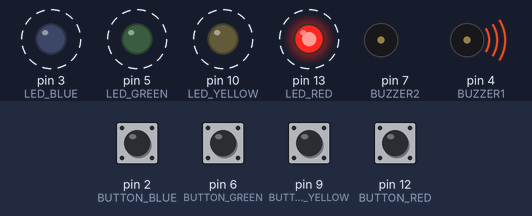
Recording of a sketch running on a simulated Arduino Uno, built with avr-gcc and run on an emulated ATmega328P. On the bench: output pins drawn as LEDs (lit = HIGH), buzzer (waves = sounding, pin HIGH). Dashed ring = blinking. The test bench sets the inputs (shaded band); at power-on: pin 2 (BUTTON_BLUE), pin 6 (BUTTON_GREEN), pin 9 (BUTTON_YELLOW), pin 12 (BUTTON_RED) HIGH. Random numbers use the default seed unless the sketch sets one.

Above: at 1.97 s.
2.0 s: pin 2 (BUTTON_BLUE) pulled LOW for 0.15 s
At 2.5 s:
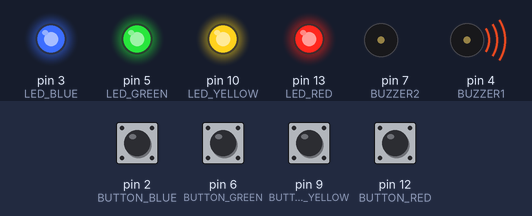
At 4.3 s:
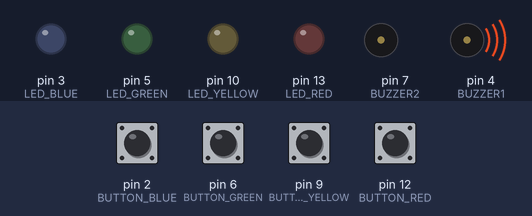
5.0 s: pin 6 (BUTTON_GREEN) pulled LOW for 0.15 s
8.0 s: pin 9 (BUTTON_YELLOW) pulled LOW for 0.15 s
At 10.7 s:
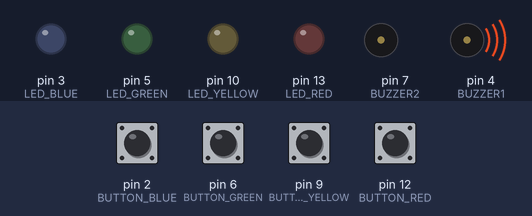
11.0 s: pin 12 (BUTTON_RED) pulled LOW for 0.15 s
14.0 s: pin 9 (BUTTON_YELLOW) pulled LOW for 1 s
17.0 s: pin 2 (BUTTON_BLUE) pulled LOW for 1 s
At 19.3 s:
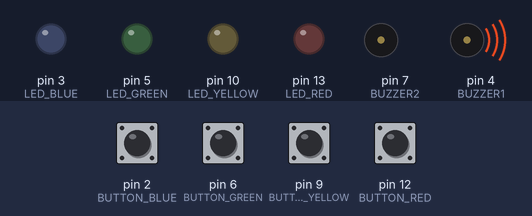
Timing chart, 0 to 20.8 s (numbered marks = the images above; inputs shaded):
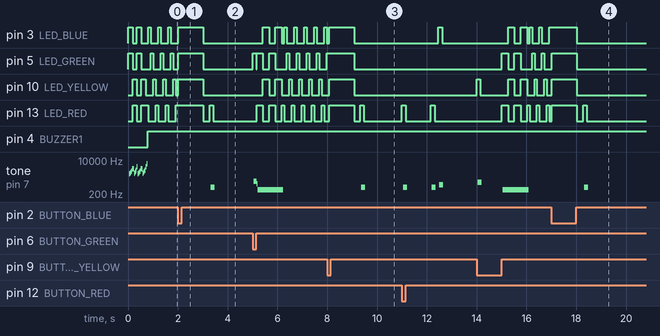

The sketch:

memory_game.ino
```cpp
/*
 SparkFun Inventor’s Kit

 Example sketch 16

 Spark Fun Electronics

 Oct. 7, 2014

 Simon Says is a memory game. Start the game by pressing one of the four buttons. When a button lights up,

 press the button, repeating the sequence. The sequence will get longer and longer. The game is won after

 13 rounds.

 Generates random sequence, plays music, and displays button lights.

 Simon tones from Wikipedia

 – A (red, upper left) – 440Hz – 2.272ms – 1.136ms pulse

 – a (green, upper right, an octave higher than A) – 880Hz – 1.136ms,

 0.568ms pulse

 – D (blue, lower left, a perfect fourth higher than the upper left)

 587.33Hz – 1.702ms – 0.851ms pulse

 – G (yellow, lower right, a perfect fourth higher than the lower left) –

 784Hz – 1.276ms – 0.638ms pulse

 Simon Says game originally written in C for the PIC16F88.

 Ported for the ATmega168, then ATmega328, then Arduino 1.0.

 Fixes and cleanup by Joshua Neal <joshua[at]trochotron.com>

 This sketch was written by SparkFun Electronics,

 with lots of help from the Arduino community.

 This code is completely free for any use.

 Visit http://www.arduino.cc to learn about the Arduino.

 */

/*************************************************

* Public Constants

*************************************************/

#define NOTE_B0 31
#define NOTE_C1 33
#define NOTE_CS1 35
#define NOTE_D1 37
#define NOTE_DS1 39
#define NOTE_E1 41
#define NOTE_F1 44
#define NOTE_FS1 46
#define NOTE_G1 49
#define NOTE_GS1 52
#define NOTE_A1 55
#define NOTE_AS1 58
#define NOTE_B1 62
#define NOTE_C2 65
#define NOTE_CS2 69
#define NOTE_D2 73
#define NOTE_DS2 78
#define NOTE_E2 82
#define NOTE_F2 87
#define NOTE_FS2 93
#define NOTE_G2 98
#define NOTE_GS2 104
#define NOTE_A2 110
#define NOTE_AS2 117
#define NOTE_B2 123
#define NOTE_C3 131
#define NOTE_CS3 139
#define NOTE_D3 147
#define NOTE_DS3 156
#define NOTE_E3 165
#define NOTE_F3 175
#define NOTE_FS3 185
#define NOTE_G3 196
#define NOTE_GS3 208
#define NOTE_A3 220
#define NOTE_AS3 233
#define NOTE_B3 247
#define NOTE_C4 262
#define NOTE_CS4 277
#define NOTE_D4 294
#define NOTE_DS4 311
#define NOTE_E4 330
#define NOTE_F4 349
#define NOTE_FS4 370
#define NOTE_G4 392
#define NOTE_GS4 415
#define NOTE_A4 440
#define NOTE_AS4 466
#define NOTE_B4 494
#define NOTE_C5 523
#define NOTE_CS5 554
#define NOTE_D5 587
#define NOTE_DS5 622
#define NOTE_E5 659
#define NOTE_F5 698
#define NOTE_FS5 740
#define NOTE_G5 784
#define NOTE_GS5 831
#define NOTE_A5 880
#define NOTE_AS5 932
#define NOTE_B5 988
#define NOTE_C6 1047
#define NOTE_CS6 1109
#define NOTE_D6 1175
#define NOTE_DS6 1245
#define NOTE_E6 1319
#define NOTE_F6 1397
#define NOTE_FS6 1480
#define NOTE_G6 1568
#define NOTE_GS6 1661
#define NOTE_A6 1760
#define NOTE_AS6 1865
#define NOTE_B6 1976
#define NOTE_C7 2093
#define NOTE_CS7 2217
#define NOTE_D7 2349
#define NOTE_DS7 2489
#define NOTE_E7 2637
#define NOTE_F7 2794
#define NOTE_FS7 2960
#define NOTE_G7 3136
#define NOTE_GS7 3322
#define NOTE_A7 3520
#define NOTE_AS7 3729
#define NOTE_B7 3951
#define NOTE_C8 4186
#define NOTE_CS8 4435
#define NOTE_D8 4699
#define NOTE_DS8 4978

#define CHOICE_OFF      0 //Used to control LEDs
#define CHOICE_NONE     0 //Used to check buttons
#define CHOICE_RED  (1 << 0)
#define CHOICE_GREEN    (1 << 1)
#define CHOICE_BLUE (1 << 2)
#define CHOICE_YELLOW   (1 << 3)

#define LED_RED     13
#define LED_GREEN   5
#define LED_BLUE    3
#define LED_YELLOW  10

// Button pin definitions
#define BUTTON_RED    12
#define BUTTON_GREEN  6
#define BUTTON_BLUE   2
#define BUTTON_YELLOW 9

// Buzzer pin definitions
#define BUZZER1  4
#define BUZZER2  7

// Define game parameters

#define ROUNDS_TO_WIN      13 //Number of rounds to succesfully remember before you win. 13 is do-able.
#define ENTRY_TIME_LIMIT   3000 //Amount of time to press a button before game times out. 3000ms = 3 sec
#define MODE_MEMORY  0
#define MODE_BATTLE  1
#define MODE_BEEGEES 2

// Game state variables
byte gameMode = MODE_MEMORY; //By default, let’s play the memory game
byte gameBoard[32]; //Contains the combination of buttons as we advance
byte gameRound = 0; //Counts the number of succesful rounds the player has made it through

void setup()
{
  //Setup hardware inputs/outputs. These pins are defined in the hardware_versions header file
  //Enable pull ups on inputs
  pinMode(BUTTON_RED, INPUT_PULLUP);
  pinMode(BUTTON_GREEN, INPUT_PULLUP);
  pinMode(BUTTON_BLUE, INPUT_PULLUP);
  pinMode(BUTTON_YELLOW, INPUT_PULLUP);
  pinMode(LED_RED, OUTPUT);
  pinMode(LED_GREEN, OUTPUT);
  pinMode(LED_BLUE, OUTPUT);
  pinMode(LED_YELLOW, OUTPUT);
  pinMode(BUZZER1, OUTPUT);
  pinMode(BUZZER2, OUTPUT);

  //Mode checking
  gameMode = MODE_MEMORY; // By default, we’re going to play the memory game

  // Check to see if the lower right button is pressed
  if (checkButton() == CHOICE_YELLOW) play_beegees();
  // Check to see if upper right button is pressed
  if (checkButton() == CHOICE_GREEN)
  {
    gameMode = MODE_BATTLE; //Put game into battle mode
    //Turn on the upper right (green) LED
    setLEDs(CHOICE_GREEN);
    toner(CHOICE_GREEN, 150);
    setLEDs(CHOICE_RED | CHOICE_BLUE | CHOICE_YELLOW); // Turn on the other LEDs until you release button

    while(checkButton() != CHOICE_NONE) ; // Wait for user to stop pressing button
    //Now do nothing. Battle mode will be serviced in the main routine
  }
  play_winner(); // After setup is complete, say hello to the world
}

void loop()
{
  attractMode(); // Blink lights while waiting for user to press a button
  // Indicate the start of game play
  setLEDs(CHOICE_RED | CHOICE_GREEN | CHOICE_BLUE | CHOICE_YELLOW); // Turn all LEDs on
  delay(1000);
  setLEDs(CHOICE_OFF); // Turn off LEDs
  delay(250);

  if (gameMode == MODE_MEMORY)
  {
    // Play memory game and handle result
    if (play_memory() == true)
      play_winner(); // Player won, play winner tones
    else
      play_loser(); // Player lost, play loser tones
  }

  if (gameMode == MODE_BATTLE)
  {
    play_battle(); // Play game until someone loses
    play_loser(); // Player lost, play loser tones
  }
}

/*-=-=-=-=-=-=-=-=-=-=-=-=-=-=-=-=-=-=-=-=-=-=-=-=-=-=-=-=-=-=

The following functions are related to game play only
Play the regular memory game
Returns 0 if player loses, or 1 if player wins

-=-=-=-=-=-=-=-=-=-=-=-=-=-=-=-=-=-=-=-=-=-=-=-=-=-=-=-=-=-=-=*/

boolean play_memory(void)

{
  randomSeed(millis()); // Seed the random generator with random amount of millis()
  gameRound = 0; // Reset the game to the beginning

  while (gameRound < ROUNDS_TO_WIN)
  {
    add_to_moves(); // Add a button to the current moves, then play them back
    playMoves(); // Play back the current game board

    // Then require the player to repeat the sequence.
    for (byte currentMove = 0 ; currentMove < gameRound ; currentMove++)

    {
      byte choice = wait_for_button(); // See what button the user presses
      if (choice == 0) return false; // If wait timed out, player loses
      if (choice != gameBoard[currentMove]) return false; // If the choice is incorect, player loses
    }

    delay(1000); // Player was correct, delay before playing moves
  }

  return true; // Player made it through all the rounds to win!
}

/*-=-=-=-=-=-=-=-=-=-=-=-=-=-=-=-=-=-=-=-=-=-=-=-=-=-=-=-=-=-=-=-=-=-=-=

Play the special 2 player battle mode

A player begins by pressing a button then handing it to the other player

That player repeats the button and adds one, then passes back.

This function returns when someone loses

-=-=-=-=-=-=-=-=-=-=-=-=-=-=-=-=-=-=-=-=-=-=-=-=-=-=-=-=-=-=-=-=-=-=-=-=*/

boolean play_battle(void)
{
  gameRound = 0; // Reset the game frame back to one frame
  while (1) // Loop until someone fails
  {
    byte newButton = wait_for_button(); // Wait for user to input next move
    gameBoard[gameRound++] = newButton; // Add this new button to the game array

    // Then require the player to repeat the sequence.
    for (byte currentMove = 0 ; currentMove < gameRound ; currentMove++)
    {
      byte choice = wait_for_button();
      if (choice == 0) return false; // If wait timed out, player loses.
      if (choice != gameBoard[currentMove]) return false; // If the choice is incorect, player loses.
    }

    delay(100); // Give the user an extra 100ms to hand the game to the other player
  }

  return true; // We should never get here
}

// Plays the current contents of the game moves
void playMoves(void)
{
  for (byte currentMove = 0 ; currentMove < gameRound ; currentMove++)
  {
    toner(gameBoard[currentMove], 150);
    // Wait some amount of time between button playback
    // Shorten this to make game harder
    delay(150); // 150 works well. 75 gets fast.
  }

}

// Adds a new random button to the game sequence, by sampling the timer

void add_to_moves(void)
{
  byte newButton = random(0, 4); //min (included), max (exluded)

  // We have to convert this number, 0 to 3, to CHOICEs
  if(newButton == 0) newButton = CHOICE_RED;
  else if(newButton == 1) newButton = CHOICE_GREEN;
  else if(newButton == 2) newButton = CHOICE_BLUE;
  else if(newButton == 3) newButton = CHOICE_YELLOW;
  gameBoard[gameRound++] = newButton; // Add this new button to the game array

}

/*-=-=-=-=-=-=-=-=-=-=-=-=-=-=-=-=-=-=-=-=-=-=-=-=-=-=-=-=-=-=-=-=-=-=-

//The following functions control the hardware

// Lights a given LEDs

// Pass in a byte that is made up from CHOICE_RED, CHOICE_YELLOW, etc

-=-=-=-=-=-=-=-=-=-=-=-=-=-=-=-=-=-=-=-=-=-=-=-=-=-=-=-=-=-=-=-=-=-=-=-*/

void setLEDs(byte leds)
{
  if ((leds & CHOICE_RED) != 0)
    digitalWrite(LED_RED, HIGH);
  else
    digitalWrite(LED_RED, LOW);

  if ((leds & CHOICE_GREEN) != 0)
    digitalWrite(LED_GREEN, HIGH);
  else
    digitalWrite(LED_GREEN, LOW);

  if ((leds & CHOICE_BLUE) != 0)
    digitalWrite(LED_BLUE, HIGH);
  else
    digitalWrite(LED_BLUE, LOW);

  if ((leds & CHOICE_YELLOW) != 0)
    digitalWrite(LED_YELLOW, HIGH);
  else
    digitalWrite(LED_YELLOW, LOW);
}

// Wait for a button to be pressed.

// Returns one of LED colors (LED_RED, etc.) if successful, 0 if timed out

byte wait_for_button(void)
{
  long startTime = millis(); // Remember the time we started the this loop

  while ((millis() - startTime) < ENTRY_TIME_LIMIT) // Loop until too much time has passed
  {
    byte button = checkButton();

    if (button != CHOICE_NONE)
    {
      toner(button, 150); // Play the button the user just pressed
      while(checkButton() != CHOICE_NONE) ;  // Now let’s wait for user to release button
      delay(10); // This helps with debouncing and accidental double taps
      return button;
    }
  }

  return CHOICE_NONE; // If we get here, we’ve timed out!
}

// Returns a ‘1’ bit in the position corresponding to CHOICE_RED, CHOICE_GREEN, etc.

byte checkButton(void)
{
  if (digitalRead(BUTTON_RED) == 0) return(CHOICE_RED);
  else if (digitalRead(BUTTON_GREEN) == 0) return(CHOICE_GREEN);
  else if (digitalRead(BUTTON_BLUE) == 0) return(CHOICE_BLUE);
  else if (digitalRead(BUTTON_YELLOW) == 0) return(CHOICE_YELLOW);

  return(CHOICE_NONE); // If no button is pressed, return none
}

/*-=-=-=-=-=-=-=-=-=-=-=-=-=-=-=-=-=-=-=-=-=-=-=-=-=-=-=-=-=-=

Light an LED and play tone

Red, upper left:     440Hz – 2.272ms – 1.136ms pulse
Green, upper right:  880Hz – 1.136ms – 0.568ms pulse
Blue, lower left:    587.33Hz – 1.702ms – 0.851ms pulse
Yellow, lower right: 784Hz – 1.276ms – 0.638ms pulse

-=-=-=-=-=-=-=-=-=-=-=-=-=-=-=-=-=-=-=-=-=-=-=-=-=-=-=-=-=-=*/

void toner(byte which, int buzz_length_ms)
{
  setLEDs(which); //Turn on a given LED

  //Play the sound associated with the given LED
  switch(which)

  {
  case CHOICE_RED:
    buzz_sound(buzz_length_ms, 1136);
    break;

  case CHOICE_GREEN:
    buzz_sound(buzz_length_ms, 568);
    break;

  case CHOICE_BLUE:
    buzz_sound(buzz_length_ms, 851);
    break;

  case CHOICE_YELLOW:
    buzz_sound(buzz_length_ms, 638);
    break;
  }

  setLEDs(CHOICE_OFF); // Turn off all LEDs

}

// Toggle buzzer every buzz_delay_us, for a duration of buzz_length_ms.

void buzz_sound(int buzz_length_ms, int buzz_delay_us)
{
  // Convert total play time from milliseconds to microseconds
  long buzz_length_us = buzz_length_ms * (long)1000;

  // Loop until the remaining play time is less than a single buzz_delay_us
  while (buzz_length_us > (buzz_delay_us * 2))
  {
    buzz_length_us -= buzz_delay_us * 2; //Decrease the remaining play time

    // Toggle the buzzer at various speeds
    digitalWrite(BUZZER1, LOW);
    digitalWrite(BUZZER2, HIGH);
    delayMicroseconds(buzz_delay_us);
    digitalWrite(BUZZER1, HIGH);
    digitalWrite(BUZZER2, LOW);
    delayMicroseconds(buzz_delay_us);
  }
}

// Play the winner sound and lights

void play_winner(void)

{
  setLEDs(CHOICE_GREEN | CHOICE_BLUE);
  winner_sound();
  setLEDs(CHOICE_RED | CHOICE_YELLOW);
  winner_sound();
  setLEDs(CHOICE_GREEN | CHOICE_BLUE);
  winner_sound();
  setLEDs(CHOICE_RED | CHOICE_YELLOW);
  winner_sound();
}

// Play the winner sound
// This is just a unique (annoying) sound we came up with, there is no magic to it

void winner_sound(void)

{
  // Toggle the buzzer at various speeds
  for (byte x = 250 ; x > 70 ; x--)
  {
    for (byte y = 0 ; y < 3 ; y++)
    {
      digitalWrite(BUZZER2, HIGH);
      digitalWrite(BUZZER1, LOW);
      delayMicroseconds(x);
      digitalWrite(BUZZER2, LOW);
      digitalWrite(BUZZER1, HIGH);
      delayMicroseconds(x);
    }
  }

}

// Play the loser sound/lights

void play_loser(void)
{
  setLEDs(CHOICE_RED | CHOICE_GREEN);
  buzz_sound(255, 1500);
  setLEDs(CHOICE_BLUE | CHOICE_YELLOW);
  buzz_sound(255, 1500);
  setLEDs(CHOICE_RED | CHOICE_GREEN);
  buzz_sound(255, 1500);
  setLEDs(CHOICE_BLUE | CHOICE_YELLOW);
  buzz_sound(255, 1500);
}

// Show an “attract mode” display while waiting for user to press button.
void attractMode(void)
{
  while(1)
  {
    setLEDs(CHOICE_RED);
    delay(100);

    if (checkButton() != CHOICE_NONE) return;
    setLEDs(CHOICE_BLUE);
    delay(100);

    if (checkButton() != CHOICE_NONE) return;
    setLEDs(CHOICE_GREEN);
    delay(100);

    if (checkButton() != CHOICE_NONE) return;
    setLEDs(CHOICE_YELLOW);
    delay(100);

    if (checkButton() != CHOICE_NONE) return;

  }

}

/*-=-=-=-=-=-=-=-=-=-=-=-=-=-=-=-=-=-=-=-=-=-=-=-=-=-=-=-=-=-=-=-=-=-=-=-=

// The following functions are related to Beegees Easter Egg only
// Notes in the melody. Each note is about an 1/8th note, “0”s are rests.

-=-=-=-=-=-=-=-=-=-=-=-=-=-=-=-=-=-=-=-=-=-=-=-=-=-=-=-=-=-=-=-=-=-=-=-=-=*/

int melody[] = {
  NOTE_G4, NOTE_A4, 0, NOTE_C5, 0, 0, NOTE_G4, 0, 0, 0,
  NOTE_E4, 0, NOTE_D4, NOTE_E4, NOTE_G4, 0,
  NOTE_D4, NOTE_E4, 0, NOTE_G4, 0, 0,
  NOTE_D4, 0, NOTE_E4, 0, NOTE_G4, 0, NOTE_A4, 0, NOTE_C5, 0};

int noteDuration = 115; // This essentially sets the tempo, 115 is just about right for a disco groove 🙂

int LEDnumber = 0; // Keeps track of which LED we are on during the beegees loop

// Do nothing but play bad beegees music
// This function is activated when user holds bottom right button during power up

void play_beegees()
{
  //Turn on the bottom right (yellow) LED
  setLEDs(CHOICE_YELLOW);
  toner(CHOICE_YELLOW, 150);
  setLEDs(CHOICE_RED | CHOICE_GREEN | CHOICE_BLUE); // Turn on the other LEDs until you release button

  while(checkButton() != CHOICE_NONE) ; // Wait for user to stop pressing button
  setLEDs(CHOICE_NONE); // Turn off LEDs
  delay(1000); // Wait a second before playing song
  digitalWrite(BUZZER1, LOW); // setup the “BUZZER1” side of the buzzer to stay low, while we play the tone on the other pin.

  while(checkButton() == CHOICE_NONE) //Play song until you press a button
  {
    // iterate over the notes of the melody:
    for (int thisNote = 0; thisNote < 32; thisNote++)
    {
      changeLED();
      tone(BUZZER2, melody[thisNote],noteDuration);
      // to distinguish the notes, set a minimum time between them.
      // the note’s duration + 30% seems to work well:

      int pauseBetweenNotes = noteDuration * 1.30;

      delay(pauseBetweenNotes);
      // stop the tone playing:
      noTone(BUZZER2);
    }
  }

}

// Each time this function is called the board moves to the next LED

void changeLED(void)
{
  setLEDs(1 << LEDnumber); // Change the LED
  LEDnumber++; // Goto the next LED
  if(LEDnumber > 3) LEDnumber = 0; // Wrap the counter if needed
}
```

Measured:
- after the input at 2.0 s, tone on pin 7 (BUZZER2): silent → 437 Hz after 1.3 s, → silent 0.16 s later
- after the input at 8.0 s, tone on pin 7 (BUZZER2): silent → 437 Hz after 1.4 s, → silent 0.16 s later
- after the input at 17.0 s, tone on pin 7 (BUZZER2): silent → 437 Hz after 1.3 s, → silent 0.16 s later
- by itself, tone on pin 7 (BUZZER2): plays 2059 Hz for 0.04 s, 2342 Hz for 0.04 s, 2790 Hz for 0.04 s, 3671 Hz for 0.04 s, 3612 Hz for 0.04 s, 2183 Hz for 0.04 s … (19 notes in this stretch)
